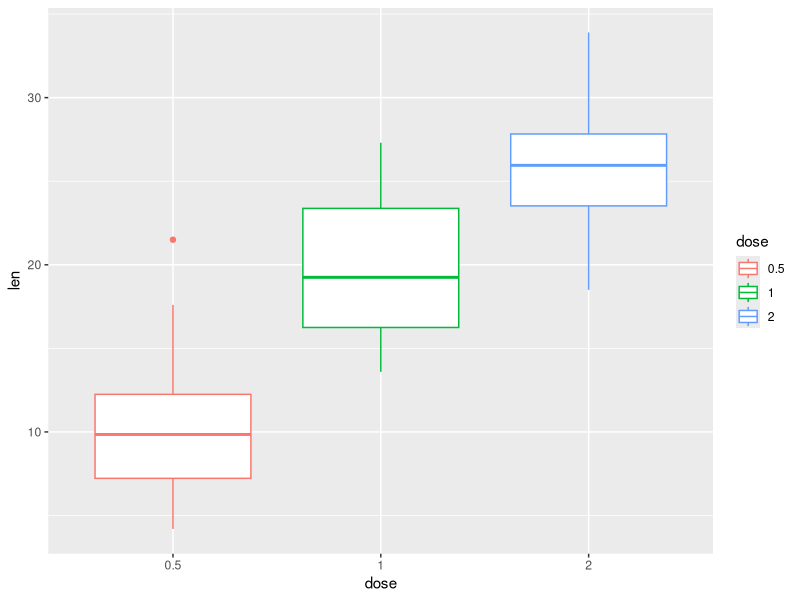

The R source for this figure: (Note: this script raises an error after producing the figure.)
## ---- chunk 1
knitr::opts_chunk$set(echo = TRUE)

#install.packages("tidyverse)
library("tidyverse")
## ---- chunk 2

data("ToothGrowth")

ToothGrowth_df <- ToothGrowth %>%
  group_by(supp, dose) %>%
  summarize(n=n(), mean = mean(len), sd = sd(len))

#head(ToothGrowth_df) # prints the first 6 rows of the dataframe
tail(ToothGrowth_df, 10) # prints the last 6 rows of the dataframe
## ---- chunk 3

data("ToothGrowth")

ToothGrowth_df2 <- ToothGrowth %>%
  group_by(dose, supp) %>%
  summarize(n=n(), mean=mean(len), sd = sd(len)) %>%
  dplyr::rename(supplement_type = supp) %>%
  mutate("micrograms/day" = dose * 1000) %>%
  ungroup() %>%    # in order to remove grouped columns, you must first ungroup.
  select(-dose)  %>%
  arrange(mean)

ToothGrowth_df2
## ---- chunk 4

data("iris")

iris

iris_df <- 
  iris  %>%
  gather(key="part_and_dimension", value="measurement", 1:4) %>%
  separate(col=part_and_dimension, into=c("part", "dimension")) %>%
   group_by(Species, part, dimension) %>% # no quotes around column names
   summarize(mean_measurement = mean(measurement)) 

iris_df_means = iris_df %>%
  spread(key = "dimension",  value = "mean_measurement")

iris_df
iris_df_means

## ---- chunk 5

# import tab separated text files
data <- read.delim("./DGE.tsv", sep="\t")

DGE_df1 <- data


head(DGE_df1,10)

## ---- chunk 6
# import tab separated text files
data <- read.delim("./DGE.tsv", sep="\t")
gene_lengths <- read.delim("./gene_ids.tsv", sep="\t")

# library sizes (million mapped reads = MMR)
expo1_MMR <- sum(data$expo_rep1) / 1000000
expo2_MMR <- sum(data$expo_rep2) / 1000000
stat1_MMR <- sum(data$stat_rep1) / 1000000
stat2_MMR <- sum(data$stat_rep2) / 1000000


# custom function that will be applied to dataframe
get_pvalue <- function(RPKM_a1,RPKM_a2,RPKM_b1,RPKM_b2){ 
  pval= t.test( x = c(RPKM_a1,RPKM_a2),
                y = c( RPKM_b1,RPKM_b2) )$p.value
  
  if(is.na(pval)){pval = 1}
  if(pval == Inf){pval = 1}
  if(pval == -Inf){pval = 0.0001}

  return(pval)
}

regulation <- function(log2fc, pval){
  if(log2fc > 1 & pval < 0.05 ){return('upregulated')}
  else if(log2fc < -1 & pval < 0.05 ){return('downregulated')}
  else{return('unchanged')}
}



# Start here. build up the dataframe layer-by-layer using piping. 
# Don't uncomment the code until the instructions tell you to. 

DGE_df2 <- data

  #mutate(expo_RPKM_rep1 = expo_rep1 / (length / 1000)  / expo1_MMR   )
 

  #rowwise() %>%
    #mutate(expo_mean_RPKM = mean(c(expo_RPKM_rep1, expo_RPKM_rep2)) ) 



nrow(DGE_df2) # count rows
head(DGE_df2,10) # print first 10 rows of DGE dataframe

#write.table(DGE_df2, "./DGE_analysis.tsv", sep="\t", row.name=FALSE)
## ---- chunk 7

#gene_lengths$gene_id <- as.character( gene_lengths$gene_id  ) # convert gene_id to character type
head(gene_lengths,3)

## ---- chunk 8

## BUG Change to ToothGrowth_df2 !!

#ToothGrowth_df2$"dose (ug/day)" <- as.integer( ToothGrowth_df2$"dose (ug/day)" )  # convert dose to integer
head(ToothGrowth_df2,3)

## ---- chunk 9

#iris_df$part <- as.factor( iris_df$part )   # convert part to factor
#iris_df$part <- factor( iris_df$part, levels=c("Sepal","Petal") ) # convert part to factor and/or re-level
head(iris_df)

## ---- chunk 10


head(DGE_df2)
## ---- chunk 11


head(DGE_df1)
## ---- chunk 12


## ---- chunk 13

ToothGrowth_df3 <- ToothGrowth
ToothGrowth_df3$dose <- as.factor(ToothGrowth_df3$dose) 

ggplot(ToothGrowth_df3, aes( x = dose, y = len, color = dose)) +
  geom_boxplot() 
#  geom_jitter(size = 1, position = position_dodge(.75)) 
#  theme_classic() 
#  facet_wrap(~supp) 
#  scale_color_manual(values=c("blue", "red", "orange")) 
#  labs(x="Dose (mg/day)", y="Length",title="Tooth Growth") 
#  scale_y_continuous(limits = c(0,40)) 
#  theme(plot.title = element_text(hjust = 0.5, size = 14) ) 
#  theme(axis.text = element_text(size = 10, color="black") ) 
#  theme(axis.title = element_text( size = 10) ) 
#  theme(legend.position = 'none')

#ggsave('toothgrowth_plot.png', device = 'png', path='./', dpi = 50)

## ---- chunk 14

#dataframe for volcano plot
DGE_df3 <- data %>%
  merge(gene_lengths, by="gene_id", all.x=TRUE) %>%
  mutate(expo_RPKM_rep1 = expo_rep1 / (length / 1000)  / expo1_MMR   ) %>%
  mutate(expo_RPKM_rep2 = expo_rep2 / (length / 1000)  / expo2_MMR   ) %>%
  mutate(stat_RPKM_rep1 = stat_rep1 / (length / 1000)  / stat1_MMR   ) %>%
  mutate(stat_RPKM_rep2 = stat_rep2 / (length / 1000)  / stat2_MMR   ) %>%
  select(gene_id, expo_RPKM_rep1, expo_RPKM_rep2, stat_RPKM_rep1, stat_RPKM_rep2) %>%
 rowwise() %>%
  mutate(expo_mean_RPKM = mean(c(expo_RPKM_rep1, expo_RPKM_rep2)) ) %>%
  mutate(stat_mean_RPKM = mean(c(stat_RPKM_rep1, stat_RPKM_rep2)) ) %>%
  mutate(log2FC = log2((expo_mean_RPKM+1)/(stat_mean_RPKM+1))) %>%
  mutate(pvalue = get_pvalue(expo_RPKM_rep1,
                             expo_RPKM_rep2,
                             stat_RPKM_rep1,
                             stat_RPKM_rep2) )%>%
  select(-expo_RPKM_rep1, -expo_RPKM_rep2,-stat_RPKM_rep1,-stat_RPKM_rep2) %>%
  mutate(regulation = regulation(log2fc = log2FC, pval = pvalue)) %>%
  arrange(desc(regulation))

head(DGE_df3)
## ---- chunk 15

ggplot(data = ..., mapping = aes( x = ..., y = -log10(pvalue), color = ...))



#ggsave('DGE_volcano_plot.pdf', path='./', device = 'pdf', width = 10, height = 10)

